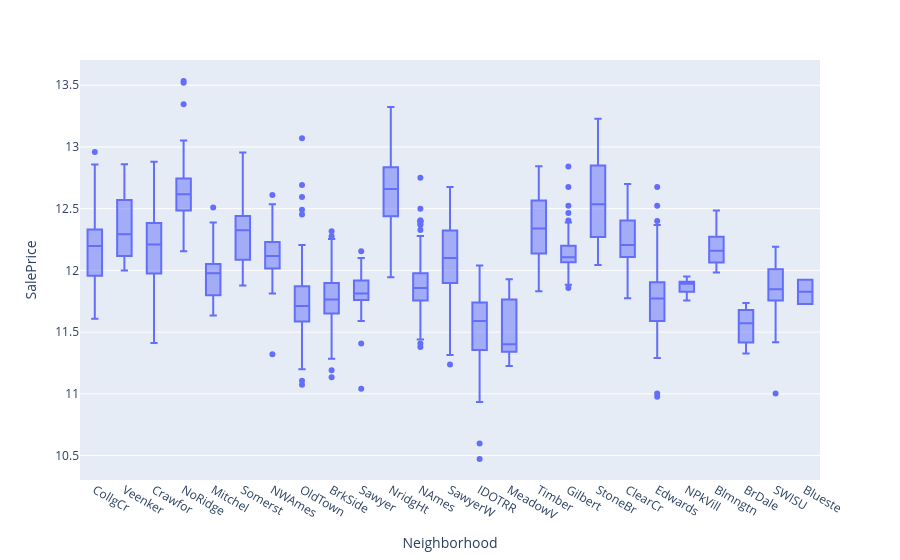

Notebook code for this chart:
### Code cell
import plotly.express as px
fig = px.box(data, x="Neighborhood", y="SalePrice")
fig.show()

### Figure 1 — Plotly figure (JSON) as saved in the notebook; plotly's stock layout.template omitted (floating-point values rounded to 4 significant figures; data arrays with more than 128 entries replaced by an {"elided": "..."} marker saying what was removed)
{"data": [{"alignmentgroup": "True", "hovertemplate": "Neighborhood=%{x}<br>SalePrice=%{y}<extra></extra>", "legendgroup": "", "marker": {"color": "#636efa"}, "name": "", "notched": false, "offsetgroup": "", "orientation": "v", "showlegend": false, "type": "box", "x": {"elided": "1379 str values"}, "x0": " ", "xaxis": "x", "y": {"elided": "1379 float values"}, "y0": " ", "yaxis": "y"}], "layout": {"autosize": true, "boxmode": "group", "legend": {"tracegroupgap": 0}, "margin": {"t": 60}, "xaxis": {"anchor": "y", "autorange": true, "domain": [0, 1], "range": [-0.5, 24.5], "title": {"text": "Neighborhood"}, "type": "category"}, "yaxis": {"anchor": "x", "autorange": true, "domain": [0, 1], "range": [10.3, 13.7], "title": {"text": "SalePrice"}, "type": "linear"}}}
